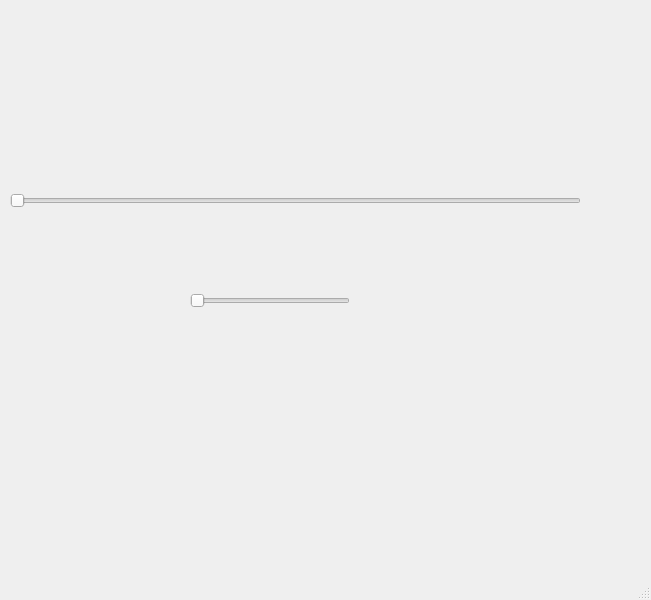
<?xml version="1.0" encoding="UTF-8"?>
<ui version="4.0">
 <class>MainWindow</class>
 <widget class="QMainWindow" name="MainWindow">
  <property name="geometry">
   <rect>
    <x>0</x>
    <y>0</y>
    <width>651</width>
    <height>600</height>
   </rect>
  </property>
  <property name="windowTitle">
   <string>MainWindow</string>
  </property>
  <widget class="QWidget" name="centralwidget">
   <widget class="QSlider" name="horizontalSlider">
    <property name="geometry">
     <rect>
      <x>190</x>
      <y>290</y>
      <width>160</width>
      <height>22</height>
     </rect>
    </property>
    <property name="orientation">
     <enum>Qt::Horizontal</enum>
    </property>
   </widget>
   <widget class="RulerSlider" name="horizontalSlider_2">
    <property name="geometry">
     <rect>
      <x>10</x>
      <y>180</y>
      <width>571</width>
      <height>41</height>
     </rect>
    </property>
    <property name="orientation">
     <enum>Qt::Horizontal</enum>
    </property>
   </widget>
  </widget>
  <widget class="QMenuBar" name="menubar">
   <property name="geometry">
    <rect>
     <x>0</x>
     <y>0</y>
     <width>651</width>
     <height>22</height>
    </rect>
   </property>
  </widget>
  <widget class="QStatusBar" name="statusbar"/>
 </widget>
 <customwidgets>
  <customwidget>
   <class>RulerSlider</class>
   <extends>QSlider</extends>
   <header>rulerslider.h</header>
  </customwidget>
 </customwidgets>
 <resources/>
 <connections/>
</ui>
